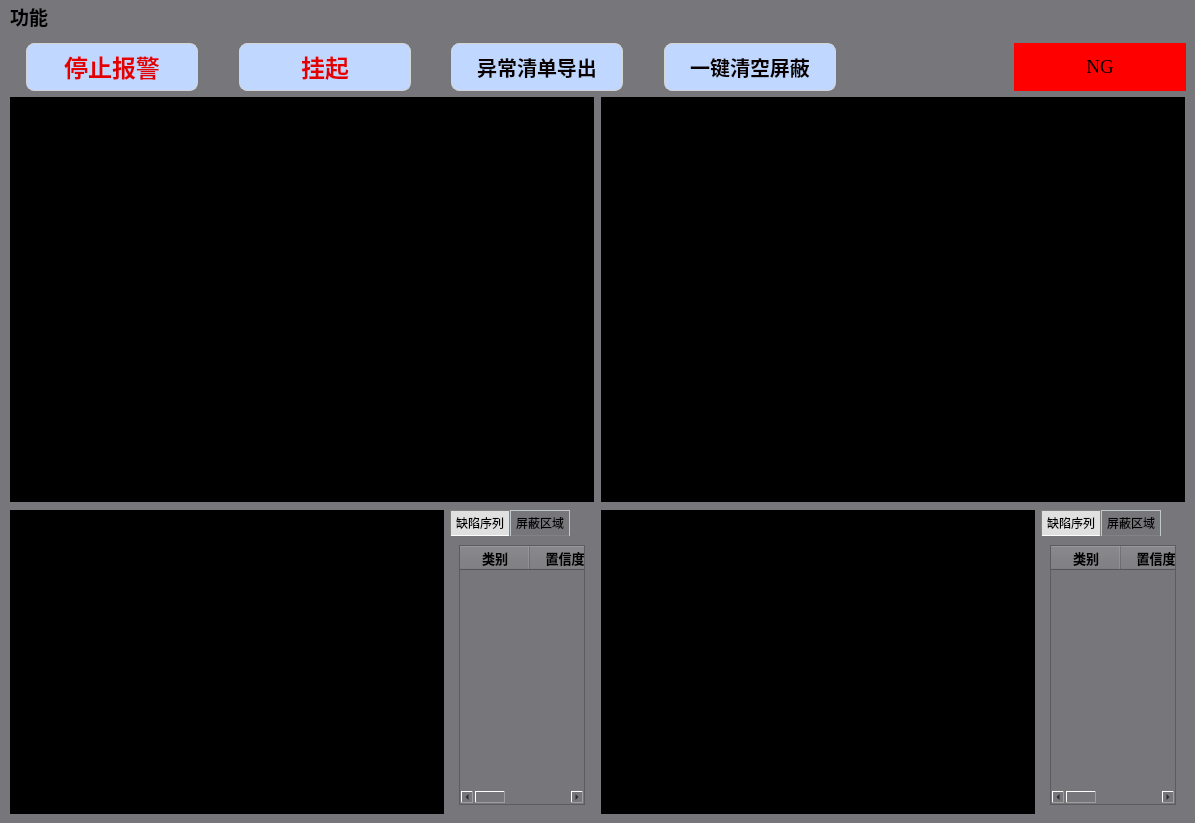
<?xml version="1.0" encoding="UTF-8"?>
<ui version="4.0">
 <class>MainWindow</class>
 <widget class="QMainWindow" name="MainWindow">
  <property name="geometry">
   <rect>
    <x>0</x>
    <y>0</y>
    <width>1195</width>
    <height>823</height>
   </rect>
  </property>
  <property name="sizePolicy">
   <sizepolicy hsizetype="Preferred" vsizetype="Minimum">
    <horstretch>0</horstretch>
    <verstretch>0</verstretch>
   </sizepolicy>
  </property>
  <property name="windowTitle">
   <string>水下检测</string>
  </property>
  <property name="windowIcon">
   <iconset resource="apprcc.qrc">
    <normaloff>:/images/icons/icon.png</normaloff>:/images/icons/icon.png</iconset>
  </property>
  <property name="styleSheet">
   <string notr="true">background-color: rgb(119, 118, 123);
border-color: rgb(119, 118, 123);</string>
  </property>
  <widget class="QWidget" name="centralwidget">
   <property name="styleSheet">
    <string notr="true">background-color: rgb(119, 118, 123);
border-color: rgb(119, 118, 123);</string>
   </property>
   <layout class="QHBoxLayout" name="horizontalLayout_5">
    <item>
     <layout class="QVBoxLayout" name="verticalLayout_3" stretch="1,15">
      <item>
       <layout class="QHBoxLayout" name="horizontalLayout_4" stretch="1,10,2,10,2,10,2,10,10,10">
        <item>
         <spacer name="horizontalSpacer_4">
          <property name="orientation">
           <enum>Qt::Horizontal</enum>
          </property>
          <property name="sizeHint" stdset="0">
           <size>
            <width>40</width>
            <height>20</height>
           </size>
          </property>
         </spacer>
        </item>
        <item>
         <widget class="QPushButton" name="pushButton_stopWarning">
          <property name="sizePolicy">
           <sizepolicy hsizetype="Expanding" vsizetype="Expanding">
            <horstretch>0</horstretch>
            <verstretch>0</verstretch>
           </sizepolicy>
          </property>
          <property name="font">
           <font>
            <family>宋体</family>
            <pointsize>18</pointsize>
            <weight>75</weight>
            <bold>true</bold>
           </font>
          </property>
          <property name="styleSheet">
           <string notr="true">QPushButton {
    background-color: rgb(192, 216, 255); /* 浅灰色 */
    border: 1px solid #d4d4d4; /* 灰色边框 */
    border-radius: 8px; /* 圆角 */
    padding: 5px 10px; /* 内边距 */
    color: rgb(226, 0, 0); /* 按钮文字颜色 */
}
QPushButton:hover {
    background-color: rgb(235, 242, 255); /* 鼠标悬停时变亮 */
}
QPushButton:pressed {
    background-color: rgb(157, 178, 255); /* 按下时颜色变深 */
}</string>
          </property>
          <property name="text">
           <string>停止报警</string>
          </property>
         </widget>
        </item>
        <item>
         <spacer name="horizontalSpacer_3">
          <property name="orientation">
           <enum>Qt::Horizontal</enum>
          </property>
          <property name="sizeHint" stdset="0">
           <size>
            <width>40</width>
            <height>20</height>
           </size>
          </property>
         </spacer>
        </item>
        <item>
         <widget class="QPushButton" name="pushButton_stopWarning_2">
          <property name="sizePolicy">
           <sizepolicy hsizetype="Expanding" vsizetype="Expanding">
            <horstretch>0</horstretch>
            <verstretch>0</verstretch>
           </sizepolicy>
          </property>
          <property name="font">
           <font>
            <family>宋体</family>
            <pointsize>18</pointsize>
            <weight>75</weight>
            <bold>true</bold>
           </font>
          </property>
          <property name="styleSheet">
           <string notr="true">QPushButton {
    background-color: rgb(192, 216, 255); /* 浅灰色 */
    border: 1px solid #d4d4d4; /* 灰色边框 */
    border-radius: 8px; /* 圆角 */
    padding: 5px 10px; /* 内边距 */
    color: rgb(226, 0, 0); /* 按钮文字颜色 */
}
QPushButton:hover {
    background-color: rgb(235, 242, 255); /* 鼠标悬停时变亮 */
}
QPushButton:pressed {
    background-color: rgb(157, 178, 255); /* 按下时颜色变深 */
}</string>
          </property>
          <property name="text">
           <string>挂起</string>
          </property>
         </widget>
        </item>
        <item>
         <spacer name="horizontalSpacer_2">
          <property name="orientation">
           <enum>Qt::Horizontal</enum>
          </property>
          <property name="sizeHint" stdset="0">
           <size>
            <width>13</width>
            <height>33</height>
           </size>
          </property>
         </spacer>
        </item>
        <item>
         <widget class="QPushButton" name="pushButton_outputExcel">
          <property name="sizePolicy">
           <sizepolicy hsizetype="Expanding" vsizetype="Expanding">
            <horstretch>0</horstretch>
            <verstretch>0</verstretch>
           </sizepolicy>
          </property>
          <property name="font">
           <font>
            <family>宋体</family>
            <pointsize>15</pointsize>
            <weight>75</weight>
            <bold>true</bold>
           </font>
          </property>
          <property name="styleSheet">
           <string notr="true">QPushButton {
    background-color: rgb(192, 216, 255); /* 浅灰色 */
    border: 1px solid #d4d4d4; /* 灰色边框 */
    border-radius: 8px; /* 圆角 */
    padding: 5px 10px; /* 内边距 */
    color: rgb(10, 0, 0); /* 按钮文字颜色 */
}
QPushButton:hover {
    background-color: rgb(235, 242, 255); /* 鼠标悬停时变亮 */
}
QPushButton:pressed {
    background-color: rgb(157, 178, 255); /* 按下时颜色变深 */
}</string>
          </property>
          <property name="text">
           <string>异常清单导出</string>
          </property>
         </widget>
        </item>
        <item>
         <spacer name="horizontalSpacer_5">
          <property name="orientation">
           <enum>Qt::Horizontal</enum>
          </property>
          <property name="sizeHint" stdset="0">
           <size>
            <width>40</width>
            <height>20</height>
           </size>
          </property>
         </spacer>
        </item>
        <item>
         <widget class="QPushButton" name="pushButton_clear">
          <property name="sizePolicy">
           <sizepolicy hsizetype="Minimum" vsizetype="Minimum">
            <horstretch>0</horstretch>
            <verstretch>0</verstretch>
           </sizepolicy>
          </property>
          <property name="font">
           <font>
            <family>宋体</family>
            <pointsize>15</pointsize>
            <weight>75</weight>
            <bold>true</bold>
           </font>
          </property>
          <property name="styleSheet">
           <string notr="true">QPushButton {
    background-color: rgb(192, 216, 255); /* 浅灰色 */
    border: 1px solid #d4d4d4; /* 灰色边框 */
    border-radius: 8px; /* 圆角 */
    padding: 5px 10px; /* 内边距 */
    color: rgb(10, 0, 0); /* 按钮文字颜色 */
}
QPushButton:hover {
    background-color: rgb(235, 242, 255); /* 鼠标悬停时变亮 */
}
QPushButton:pressed {
    background-color: rgb(157, 178, 255); /* 按下时颜色变深 */
}</string>
          </property>
          <property name="text">
           <string>一键清空屏蔽</string>
          </property>
         </widget>
        </item>
        <item>
         <spacer name="horizontalSpacer">
          <property name="orientation">
           <enum>Qt::Horizontal</enum>
          </property>
          <property name="sizeHint" stdset="0">
           <size>
            <width>40</width>
            <height>20</height>
           </size>
          </property>
         </spacer>
        </item>
        <item>
         <widget class="QLabel" name="label">
          <property name="font">
           <font>
            <family>Times New Roman</family>
            <pointsize>14</pointsize>
           </font>
          </property>
          <property name="styleSheet">
           <string notr="true">background-color:rgb(255, 0, 0)</string>
          </property>
          <property name="text">
           <string>NG</string>
          </property>
          <property name="alignment">
           <set>Qt::AlignCenter</set>
          </property>
         </widget>
        </item>
       </layout>
      </item>
      <item>
       <layout class="QHBoxLayout" name="horizontalLayout_3" stretch="1,400,1,400,1">
        <item>
         <spacer name="horizontalSpacer_7">
          <property name="orientation">
           <enum>Qt::Horizontal</enum>
          </property>
          <property name="sizeHint" stdset="0">
           <size>
            <width>40</width>
            <height>20</height>
           </size>
          </property>
         </spacer>
        </item>
        <item>
         <layout class="QVBoxLayout" name="verticalLayout" stretch="160,1,120">
          <item>
           <widget class="QLabel" name="label_display">
            <property name="styleSheet">
             <string notr="true">background-color: rgb(0, 0, 0);</string>
            </property>
            <property name="text">
             <string/>
            </property>
           </widget>
          </item>
          <item>
           <spacer name="verticalSpacer">
            <property name="orientation">
             <enum>Qt::Vertical</enum>
            </property>
            <property name="sizeHint" stdset="0">
             <size>
              <width>20</width>
              <height>40</height>
             </size>
            </property>
           </spacer>
          </item>
          <item>
           <layout class="QHBoxLayout" name="horizontalLayout" stretch="3,1">
            <item>
             <widget class="QLabel" name="label_display_error">
              <property name="styleSheet">
               <string notr="true">background-color: rgb(0, 0, 0);</string>
              </property>
              <property name="text">
               <string/>
              </property>
             </widget>
            </item>
            <item>
             <widget class="QTabWidget" name="tabWidget">
              <property name="styleSheet">
               <string notr="true">QTabWidget::pane {
    border: none;
}

QTabBar::tab {
    /* background: #f0f0f0; 设置默认状态下的背景颜色 */
    border: 1px solid #C2C7CB; /* 设置边框颜色 */
    border-bottom-color: #828282; /* 设置底部边框颜色 */
    min-width: 10ex; /* 最小宽度 */
    padding: 5px; /* 内边距 */
}

QTabBar::tab:selected, QTabBar::tab:hover {
     background: #e0e0e0; /* 设置选中或悬停状态下的背景颜色 */
}
QTabBar::tab:selected {
    background: #e0e0e0; /* 设置选中状态下的背景颜色 */
    border-color: #828282; /* 选中时的边框颜色 */
    border-bottom-color: #fff; /* 底部边框颜色 */
    margin-bottom: 0px; /* 调整底部间距以产生凸起效果 */
}
</string>
              </property>
              <property name="currentIndex">
               <number>0</number>
              </property>
              <property name="usesScrollButtons">
               <bool>true</bool>
              </property>
              <widget class="QWidget" name="tab">
               <property name="layoutDirection">
                <enum>Qt::LeftToRight</enum>
               </property>
               <attribute name="title">
                <string>缺陷序列</string>
               </attribute>
               <layout class="QHBoxLayout" name="horizontalLayout_9">
                <item>
                 <widget class="QTableWidget" name="tableWidget_results">
                  <property name="sizePolicy">
                   <sizepolicy hsizetype="Preferred" vsizetype="Preferred">
                    <horstretch>0</horstretch>
                    <verstretch>0</verstretch>
                   </sizepolicy>
                  </property>
                  <property name="font">
                   <font>
                    <family>Ubuntu</family>
                    <pointsize>11</pointsize>
                    <weight>50</weight>
                    <italic>false</italic>
                    <bold>false</bold>
                   </font>
                  </property>
                  <property name="autoFillBackground">
                   <bool>true</bool>
                  </property>
                  <property name="styleSheet">
                   <string notr="true"/>
                  </property>
                  <property name="horizontalScrollBarPolicy">
                   <enum>Qt::ScrollBarAsNeeded</enum>
                  </property>
                  <property name="sizeAdjustPolicy">
                   <enum>QAbstractScrollArea::AdjustToContents</enum>
                  </property>
                  <property name="autoScroll">
                   <bool>true</bool>
                  </property>
                  <property name="editTriggers">
                   <set>QAbstractItemView::NoEditTriggers</set>
                  </property>
                  <property name="selectionMode">
                   <enum>QAbstractItemView::SingleSelection</enum>
                  </property>
                  <property name="selectionBehavior">
                   <enum>QAbstractItemView::SelectRows</enum>
                  </property>
                  <attribute name="horizontalHeaderCascadingSectionResizes">
                   <bool>true</bool>
                  </attribute>
                  <attribute name="horizontalHeaderDefaultSectionSize">
                   <number>70</number>
                  </attribute>
                  <attribute name="horizontalHeaderShowSortIndicator" stdset="0">
                   <bool>false</bool>
                  </attribute>
                  <attribute name="horizontalHeaderStretchLastSection">
                   <bool>true</bool>
                  </attribute>
                  <attribute name="verticalHeaderVisible">
                   <bool>false</bool>
                  </attribute>
                  <attribute name="verticalHeaderCascadingSectionResizes">
                   <bool>false</bool>
                  </attribute>
                  <column>
                   <property name="text">
                    <string>类别</string>
                   </property>
                   <property name="font">
                    <font>
                     <pointsize>10</pointsize>
                     <weight>75</weight>
                     <bold>true</bold>
                    </font>
                   </property>
                   <property name="textAlignment">
                    <set>AlignCenter</set>
                   </property>
                  </column>
                  <column>
                   <property name="text">
                    <string>置信度</string>
                   </property>
                   <property name="font">
                    <font>
                     <pointsize>10</pointsize>
                     <weight>75</weight>
                     <bold>true</bold>
                    </font>
                   </property>
                   <property name="textAlignment">
                    <set>AlignCenter</set>
                   </property>
                  </column>
                  <column>
                   <property name="text">
                    <string>时间</string>
                   </property>
                   <property name="font">
                    <font>
                     <pointsize>10</pointsize>
                     <weight>75</weight>
                     <bold>true</bold>
                    </font>
                   </property>
                   <property name="textAlignment">
                    <set>AlignCenter</set>
                   </property>
                  </column>
                 </widget>
                </item>
               </layout>
              </widget>
              <widget class="QWidget" name="tab_2">
               <attribute name="title">
                <string>屏蔽区域</string>
               </attribute>
               <layout class="QHBoxLayout" name="horizontalLayout_8">
                <item>
                 <widget class="QTableWidget" name="tableWidget_ignore">
                  <property name="sizePolicy">
                   <sizepolicy hsizetype="Preferred" vsizetype="Preferred">
                    <horstretch>0</horstretch>
                    <verstretch>0</verstretch>
                   </sizepolicy>
                  </property>
                  <property name="font">
                   <font>
                    <family>Ubuntu</family>
                    <pointsize>11</pointsize>
                    <weight>50</weight>
                    <italic>false</italic>
                    <bold>false</bold>
                   </font>
                  </property>
                  <property name="autoFillBackground">
                   <bool>true</bool>
                  </property>
                  <property name="styleSheet">
                   <string notr="true"/>
                  </property>
                  <property name="lineWidth">
                   <number>6</number>
                  </property>
                  <property name="midLineWidth">
                   <number>1</number>
                  </property>
                  <property name="horizontalScrollBarPolicy">
                   <enum>Qt::ScrollBarAsNeeded</enum>
                  </property>
                  <property name="sizeAdjustPolicy">
                   <enum>QAbstractScrollArea::AdjustToContents</enum>
                  </property>
                  <property name="editTriggers">
                   <set>QAbstractItemView::NoEditTriggers</set>
                  </property>
                  <property name="selectionMode">
                   <enum>QAbstractItemView::SingleSelection</enum>
                  </property>
                  <property name="selectionBehavior">
                   <enum>QAbstractItemView::SelectRows</enum>
                  </property>
                  <attribute name="horizontalHeaderCascadingSectionResizes">
                   <bool>true</bool>
                  </attribute>
                  <attribute name="horizontalHeaderDefaultSectionSize">
                   <number>91</number>
                  </attribute>
                  <attribute name="horizontalHeaderShowSortIndicator" stdset="0">
                   <bool>false</bool>
                  </attribute>
                  <attribute name="horizontalHeaderStretchLastSection">
                   <bool>true</bool>
                  </attribute>
                  <attribute name="verticalHeaderVisible">
                   <bool>false</bool>
                  </attribute>
                  <column>
                   <property name="text">
                    <string>屏蔽类别</string>
                   </property>
                   <property name="font">
                    <font>
                     <pointsize>10</pointsize>
                     <weight>75</weight>
                     <bold>true</bold>
                    </font>
                   </property>
                   <property name="textAlignment">
                    <set>AlignCenter</set>
                   </property>
                  </column>
                  <column>
                   <property name="text">
                    <string>坐标</string>
                   </property>
                   <property name="font">
                    <font>
                     <pointsize>10</pointsize>
                     <weight>75</weight>
                     <bold>true</bold>
                    </font>
                   </property>
                   <property name="textAlignment">
                    <set>AlignCenter</set>
                   </property>
                  </column>
                  <column>
                   <property name="text">
                    <string>屏蔽时间</string>
                   </property>
                   <property name="font">
                    <font>
                     <pointsize>10</pointsize>
                     <weight>75</weight>
                     <bold>true</bold>
                    </font>
                   </property>
                   <property name="textAlignment">
                    <set>AlignCenter</set>
                   </property>
                  </column>
                 </widget>
                </item>
               </layout>
              </widget>
             </widget>
            </item>
           </layout>
          </item>
         </layout>
        </item>
        <item>
         <spacer name="horizontalSpacer_6">
          <property name="orientation">
           <enum>Qt::Horizontal</enum>
          </property>
          <property name="sizeHint" stdset="0">
           <size>
            <width>40</width>
            <height>20</height>
           </size>
          </property>
         </spacer>
        </item>
        <item>
         <layout class="QVBoxLayout" name="verticalLayout_2" stretch="160,1,120">
          <item>
           <widget class="QLabel" name="label_display_2">
            <property name="styleSheet">
             <string notr="true">background-color: rgb(0, 0, 0);</string>
            </property>
            <property name="text">
             <string/>
            </property>
           </widget>
          </item>
          <item>
           <spacer name="verticalSpacer_2">
            <property name="orientation">
             <enum>Qt::Vertical</enum>
            </property>
            <property name="sizeHint" stdset="0">
             <size>
              <width>20</width>
              <height>40</height>
             </size>
            </property>
           </spacer>
          </item>
          <item>
           <layout class="QHBoxLayout" name="horizontalLayout_2" stretch="3,1">
            <item>
             <widget class="QLabel" name="label_display_error_2">
              <property name="styleSheet">
               <string notr="true">background-color: rgb(0, 0, 0);</string>
              </property>
              <property name="text">
               <string/>
              </property>
             </widget>
            </item>
            <item>
             <widget class="QTabWidget" name="tabWidget_2">
              <property name="styleSheet">
               <string notr="true">QTabWidget::pane {
    border: none;
}

QTabBar::tab {
    /* background: #f0f0f0; 设置默认状态下的背景颜色 */
    border: 1px solid #C2C7CB; /* 设置边框颜色 */
    border-bottom-color: #828282; /* 设置底部边框颜色 */
    min-width: 10ex; /* 最小宽度 */
    padding: 5px; /* 内边距 */
}

QTabBar::tab:selected, QTabBar::tab:hover {
     background: #e0e0e0; /* 设置选中或悬停状态下的背景颜色 */
}
QTabBar::tab:selected {
    background: #e0e0e0; /* 设置选中状态下的背景颜色 */
    border-color: #828282; /* 选中时的边框颜色 */
    border-bottom-color: #fff; /* 底部边框颜色 */
    margin-bottom: 0px; /* 调整底部间距以产生凸起效果 */
}
</string>
              </property>
              <property name="currentIndex">
               <number>0</number>
              </property>
              <property name="usesScrollButtons">
               <bool>true</bool>
              </property>
              <widget class="QWidget" name="tab_3">
               <property name="layoutDirection">
                <enum>Qt::LeftToRight</enum>
               </property>
               <attribute name="title">
                <string>缺陷序列</string>
               </attribute>
               <layout class="QHBoxLayout" name="horizontalLayout_10">
                <item>
                 <widget class="QTableWidget" name="tableWidget_results_2">
                  <property name="sizePolicy">
                   <sizepolicy hsizetype="Preferred" vsizetype="Preferred">
                    <horstretch>0</horstretch>
                    <verstretch>0</verstretch>
                   </sizepolicy>
                  </property>
                  <property name="font">
                   <font>
                    <family>Ubuntu</family>
                    <pointsize>11</pointsize>
                    <weight>50</weight>
                    <italic>false</italic>
                    <bold>false</bold>
                   </font>
                  </property>
                  <property name="autoFillBackground">
                   <bool>true</bool>
                  </property>
                  <property name="styleSheet">
                   <string notr="true"/>
                  </property>
                  <property name="horizontalScrollBarPolicy">
                   <enum>Qt::ScrollBarAsNeeded</enum>
                  </property>
                  <property name="sizeAdjustPolicy">
                   <enum>QAbstractScrollArea::AdjustToContents</enum>
                  </property>
                  <property name="autoScroll">
                   <bool>true</bool>
                  </property>
                  <property name="editTriggers">
                   <set>QAbstractItemView::NoEditTriggers</set>
                  </property>
                  <property name="selectionMode">
                   <enum>QAbstractItemView::SingleSelection</enum>
                  </property>
                  <property name="selectionBehavior">
                   <enum>QAbstractItemView::SelectRows</enum>
                  </property>
                  <attribute name="horizontalHeaderCascadingSectionResizes">
                   <bool>true</bool>
                  </attribute>
                  <attribute name="horizontalHeaderDefaultSectionSize">
                   <number>70</number>
                  </attribute>
                  <attribute name="horizontalHeaderShowSortIndicator" stdset="0">
                   <bool>false</bool>
                  </attribute>
                  <attribute name="horizontalHeaderStretchLastSection">
                   <bool>true</bool>
                  </attribute>
                  <attribute name="verticalHeaderVisible">
                   <bool>false</bool>
                  </attribute>
                  <attribute name="verticalHeaderCascadingSectionResizes">
                   <bool>false</bool>
                  </attribute>
                  <column>
                   <property name="text">
                    <string>类别</string>
                   </property>
                   <property name="font">
                    <font>
                     <pointsize>10</pointsize>
                     <weight>75</weight>
                     <bold>true</bold>
                    </font>
                   </property>
                   <property name="textAlignment">
                    <set>AlignCenter</set>
                   </property>
                  </column>
                  <column>
                   <property name="text">
                    <string>置信度</string>
                   </property>
                   <property name="font">
                    <font>
                     <pointsize>10</pointsize>
                     <weight>75</weight>
                     <bold>true</bold>
                    </font>
                   </property>
                   <property name="textAlignment">
                    <set>AlignCenter</set>
                   </property>
                  </column>
                  <column>
                   <property name="text">
                    <string>时间</string>
                   </property>
                   <property name="font">
                    <font>
                     <pointsize>10</pointsize>
                     <weight>75</weight>
                     <bold>true</bold>
                    </font>
                   </property>
                   <property name="textAlignment">
                    <set>AlignCenter</set>
                   </property>
                  </column>
                 </widget>
                </item>
               </layout>
              </widget>
              <widget class="QWidget" name="tab_4">
               <attribute name="title">
                <string>屏蔽区域</string>
               </attribute>
               <layout class="QHBoxLayout" name="horizontalLayout_11">
                <item>
                 <widget class="QTableWidget" name="tableWidget_ignore_2">
                  <property name="sizePolicy">
                   <sizepolicy hsizetype="Preferred" vsizetype="Preferred">
                    <horstretch>0</horstretch>
                    <verstretch>0</verstretch>
                   </sizepolicy>
                  </property>
                  <property name="font">
                   <font>
                    <family>Ubuntu</family>
                    <pointsize>11</pointsize>
                    <weight>50</weight>
                    <italic>false</italic>
                    <bold>false</bold>
                   </font>
                  </property>
                  <property name="autoFillBackground">
                   <bool>true</bool>
                  </property>
                  <property name="styleSheet">
                   <string notr="true"/>
                  </property>
                  <property name="lineWidth">
                   <number>6</number>
                  </property>
                  <property name="midLineWidth">
                   <number>1</number>
                  </property>
                  <property name="horizontalScrollBarPolicy">
                   <enum>Qt::ScrollBarAsNeeded</enum>
                  </property>
                  <property name="sizeAdjustPolicy">
                   <enum>QAbstractScrollArea::AdjustToContents</enum>
                  </property>
                  <property name="editTriggers">
                   <set>QAbstractItemView::NoEditTriggers</set>
                  </property>
                  <property name="selectionMode">
                   <enum>QAbstractItemView::SingleSelection</enum>
                  </property>
                  <property name="selectionBehavior">
                   <enum>QAbstractItemView::SelectRows</enum>
                  </property>
                  <attribute name="horizontalHeaderCascadingSectionResizes">
                   <bool>true</bool>
                  </attribute>
                  <attribute name="horizontalHeaderDefaultSectionSize">
                   <number>91</number>
                  </attribute>
                  <attribute name="horizontalHeaderShowSortIndicator" stdset="0">
                   <bool>false</bool>
                  </attribute>
                  <attribute name="horizontalHeaderStretchLastSection">
                   <bool>true</bool>
                  </attribute>
                  <attribute name="verticalHeaderVisible">
                   <bool>false</bool>
                  </attribute>
                  <column>
                   <property name="text">
                    <string>屏蔽类别</string>
                   </property>
                   <property name="font">
                    <font>
                     <pointsize>10</pointsize>
                     <weight>75</weight>
                     <bold>true</bold>
                    </font>
                   </property>
                   <property name="textAlignment">
                    <set>AlignCenter</set>
                   </property>
                  </column>
                  <column>
                   <property name="text">
                    <string>坐标</string>
                   </property>
                   <property name="font">
                    <font>
                     <pointsize>10</pointsize>
                     <weight>75</weight>
                     <bold>true</bold>
                    </font>
                   </property>
                   <property name="textAlignment">
                    <set>AlignCenter</set>
                   </property>
                  </column>
                  <column>
                   <property name="text">
                    <string>屏蔽时间</string>
                   </property>
                   <property name="font">
                    <font>
                     <pointsize>10</pointsize>
                     <weight>75</weight>
                     <bold>true</bold>
                    </font>
                   </property>
                   <property name="textAlignment">
                    <set>AlignCenter</set>
                   </property>
                  </column>
                 </widget>
                </item>
               </layout>
              </widget>
             </widget>
            </item>
           </layout>
          </item>
         </layout>
        </item>
        <item>
         <spacer name="horizontalSpacer_8">
          <property name="orientation">
           <enum>Qt::Horizontal</enum>
          </property>
          <property name="sizeHint" stdset="0">
           <size>
            <width>40</width>
            <height>20</height>
           </size>
          </property>
         </spacer>
        </item>
       </layout>
      </item>
     </layout>
    </item>
   </layout>
  </widget>
  <widget class="QMenuBar" name="menuBar">
   <property name="geometry">
    <rect>
     <x>0</x>
     <y>0</y>
     <width>1195</width>
     <height>31</height>
    </rect>
   </property>
   <property name="font">
    <font>
     <pointsize>14</pointsize>
     <weight>75</weight>
     <bold>true</bold>
    </font>
   </property>
   <property name="styleSheet">
    <string notr="true">QMenu {
background-color:rgba(17,24,47,1);
border:1px solid rgba(82,130,164,1);
}
QMenu::item {
min-width:50px;
font-size: 12px;
color: rgb(225,225,225);
background:rgba(75,120,154,0.5);
border:1px solid rgba(82,130,164,1);
padding:1px 1px;
margin:1px 1px;}
QMenu::item:selected {
background:rgba(82,130,164,1);
border:1px solid rgba(82,130,164,1);
}  /*选中或者说鼠标滑过状态*/\
QMenu::item:pressed {
background:rgba(82,130,164,0.4);
border:1px solid rgba(82,130,164,1);/*摁下状态*/
}
</string>
   </property>
   <widget class="QMenu" name="menu">
    <property name="font">
     <font>
      <pointsize>16</pointsize>
      <weight>75</weight>
      <bold>true</bold>
     </font>
    </property>
    <property name="styleSheet">
     <string notr="true">QMenu::item {
min-width:50px;
font-size: 20px;
color: rgb(225,225,225);
background:rgba(75,120,154,0.5);
border:1px solid rgba(82,130,164,1);
padding:1px 1px;
margin:1px 1px;}
QMenu::item:selected {
background:rgba(82,130,164,1);
border:1px solid rgba(82,130,164,1);
}  /*选中或者说鼠标滑过状态*/\
QMenu::item:pressed {
background:rgba(82,130,164,0.4);
border:1px solid rgba(82,130,164,1);/*摁下状态*/
}
</string>
    </property>
    <property name="title">
     <string>功能</string>
    </property>
    <addaction name="menu_setting"/>
    <addaction name="menu_sizeCalibration"/>
   </widget>
   <addaction name="menu"/>
  </widget>
  <action name="menu_sizeCalibration">
   <property name="text">
    <string>尺寸标定</string>
   </property>
   <property name="font">
    <font>
     <pointsize>16</pointsize>
    </font>
   </property>
  </action>
  <action name="menu_setting">
   <property name="text">
    <string>设置</string>
   </property>
  </action>
 </widget>
 <resources>
  <include location="apprcc.qrc"/>
 </resources>
 <connections/>
</ui>
